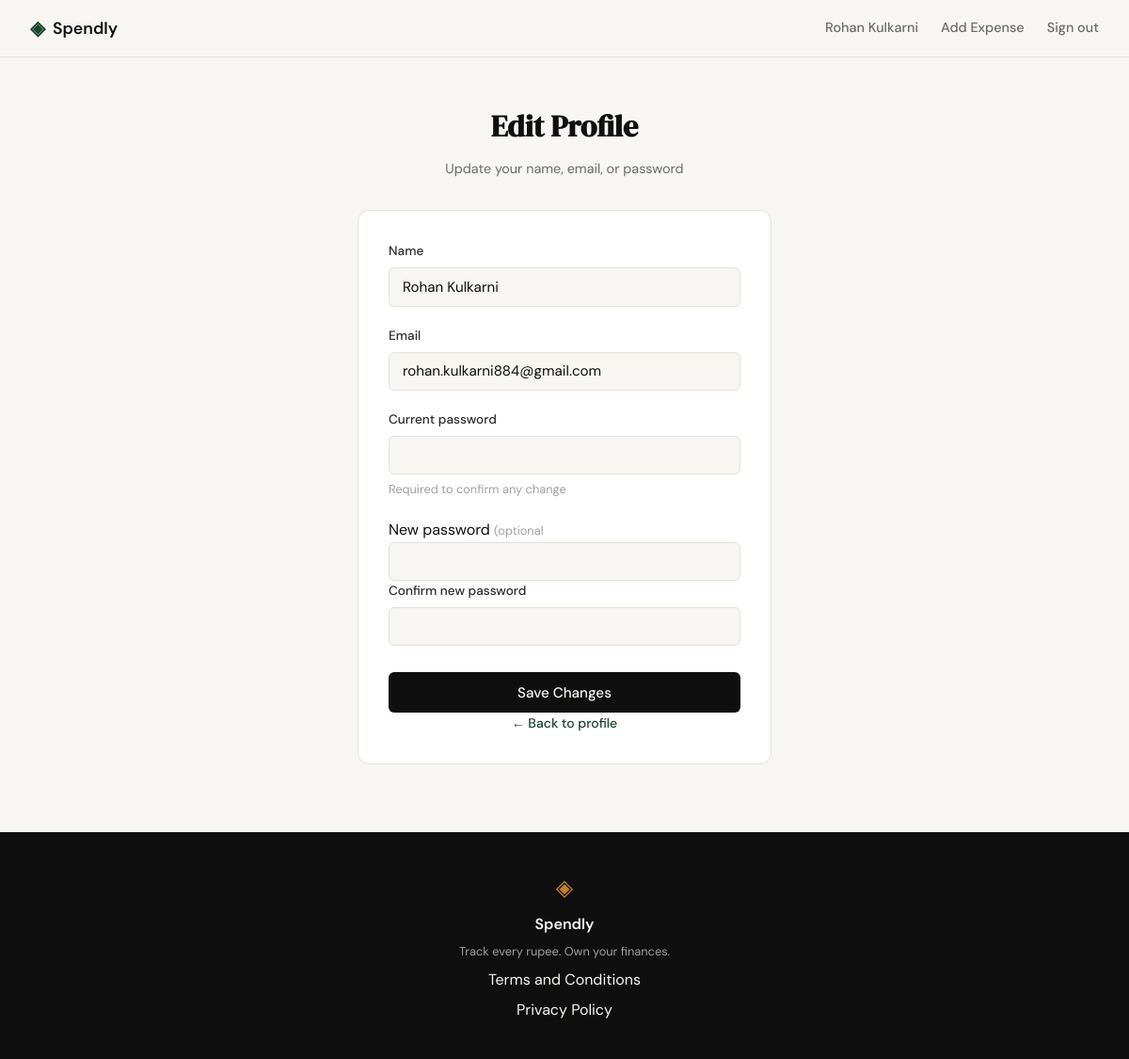
The app's page /profile/edit (signed in) with its own data.
### tables this page shows
CREATE TABLE users (
            id            INTEGER PRIMARY KEY AUTOINCREMENT,
            name          TEXT    NOT NULL,
            email         TEXT    UNIQUE NOT NULL,
            password_hash TEXT    NOT NULL,
            created_at    TEXT    DEFAULT (datetime('now'))
        );

### app.py (the view, shortened to what this page needs)
@app.route("/profile/edit", methods=["GET", "POST"])
def edit_profile():
    if not session.get("user_id"):
        return redirect(url_for("login"))
    uid = session["user_id"]
    user_row = get_user_row_by_id(uid)
    if user_row is None:
        session.clear()
        return redirect(url_for("login"))
    return render_template(
        "edit_profile.html",
        form={"name": user_row["name"], "email": user_row["email"]},
        want_password_change=False,
    )

### database/db.py (called while the page is built)
def get_db():
    conn = sqlite3.connect(DB_PATH)
    conn.row_factory = sqlite3.Row
    conn.execute("PRAGMA foreign_keys = ON")
    return conn

def get_user_row_by_id(user_id):
    conn = get_db()
    row = conn.execute(
        "SELECT id, name, email, password_hash FROM users WHERE id = ?",
        (user_id,),
    ).fetchone()
    conn.close()
    return row

### templates/edit_profile.html (shortened to what this page needs)
{% extends "base.html" %}
{% block head %}
<link rel="stylesheet" href="{{ url_for('static', filename='css/edit_profile.css') }}">
{% endblock %}
{% block content %}
<section class="auth-section">
    <div class="auth-container">
        <div class="auth-header">
            <h1 class="auth-title">Edit Profile</h1>
            <p class="auth-subtitle">Update your name, email, or password</p>
       </div>
        <div class="auth-card">
            <form action="{{ url_for('edit_profile') }}" method="POST" novalidate>
                <div class="form-group">
                    <label for="name">Name</label>
                    <input id="name" name="name" type="text" class="form-input"
                           value="{{ form.name }}" required maxlength="80"
                           autocomplete="name">
               </div>
                <div class="form-group">
                    <label for="email">Email</label>
                    <input id="email" name="email" type="email" class="form-input"
                           value="{{ form.email }}" required
                           autocomplete="email">
               </div>
                <div class="form-group">
                    <label for="current_password">Current password</label>
                    <input id="current_password" name="current_password"
                           type="password" class="form-input" required
                           autocomplete="current-password">
                    <small class="form-hint">Required to confirm any change</small>
               </div>
                <div class="form-divider</div>
                <div class="form-group">
                    <label for="new_password">
                        New password <span class="form-optional">(optional</span>
                   </label>
                    <input id="new_password" name="new_password"
                           type="password" class="form-input"
                           minlength="6" autocomplete="new-password">
               </div>
                <div class="form-group">
                    <label for="confirm_password">Confirm new password</label>
                    <input id="confirm_password" name="confirm_password"
                           type="password" class="form-input"
                           minlength="6" autocomplete="new-password">
               </div>
                <button type="submit" class="btn-submit">Save Changes</button>
                <div class="auth-switch">
                    <a href="{{ url_for('profile') }}">← Back to profile</a>
               </div>
           </form>
       </div>
   </div>
</section>
{% endblock %}

### templates/base.html (shortened to what this page needs)
<!DOCTYPE html>
<html lang="en">
<head>
    <link rel="stylesheet" href="{{ url_for('static', filename='css/style.css') }}">
    {% block head %}{% endblock %}
</head>
<body>
    <nav class="navbar">
        <div class="nav-inner">
            <a href="{{ url_for('landing') }}" class="nav-brand">
                <span class="brand-icon">◈</span>
                <span class="brand-name">Spendly</span>
            </a>
            <div class="nav-links">
                {% if session.user_id %}
                <a href="{{ url_for('profile') }}" class="nav-username">{{ session.user_name }}</a>
                <a href="{{ url_for('add_expense') }}">Add Expense</a>
                <a href="{{ url_for('logout') }}">Sign out</a>
                {% else %}
                <a href="{{ url_for('login') }}">Sign in</a>
                <a href="{{ url_for('register') }}" class="nav-cta">Get started</a>
                {% endif %}
            </div>
        </div>
    </nav>
    <main class="main-content">
        {% block content %}{% endblock %}
    </main>
    <footer class="footer">
        <div class="footer-inner">
            <span class="brand-icon">◈</span>
            <span class="footer-name">Spendly</span>
            <p class="footer-copy">Track every rupee. Own your finances.</p>
            <a href="/terms">Terms and Conditions</a>
            <a href="/privacy">Privacy Policy</a>
        </div>
    </footer>
</body>
</html>

### static/css/style.css (style rules this page uses)
:root { --ink: #0f0f0f; --ink-soft: #2d2d2d; --ink-muted: #6b6b6b; --ink-faint: #a0a0a0; --paper: #f7f6f3; --paper-warm: #f0ede6; --paper-card: #ffffff; --accent: #1a472a; --accent-light: #e8f0eb; --accent-2: #c17f24; --accent-2-light: #fdf3e3; --danger: #c0392b; --danger-light: #fdecea; --border: #e4e1da; --border-soft: #eeebe4; --font-display: 'DM Serif Display', Georgia, serif; --font-body: 'DM Sans', system-ui, sans-serif; --max-width: 1200px; --auth-width: 440px; --radius-sm: 6px; --radius-md: 12px; --radius-lg: 20px; }
*, *::before, *::after { box-sizing: border-box; margin: 0; padding: 0; }
html { font-size: 16px; scroll-behavior: smooth; }
body { background: var(--paper); color: var(--ink); font-family: var(--font-body); font-size: 1rem; line-height: 1.6; -webkit-font-smoothing: antialiased; }
a { color: inherit; text-decoration: none; }
.navbar { position: sticky; top: 0; z-index: 100; background: var(--paper); border-bottom: 1px solid var(--border); padding: 0 2rem; }
.nav-inner { max-width: var(--max-width); margin: 0 auto; height: 60px; display: flex; align-items: center; justify-content: space-between; }
.nav-brand { display: flex; align-items: center; gap: 0.5rem; font-family: var(--font-body); font-weight: 600; font-size: 1.1rem; color: var(--ink); }
.brand-icon { color: var(--accent); font-size: 1.3rem; }
.brand-name { color: var(--ink); }
.nav-links { display: flex; align-items: center; gap: 1.5rem; font-size: 0.9rem; font-weight: 500; }
.nav-links a { color: var(--ink-muted); transition: color 0.2s; }
.main-content { min-height: calc(100vh - 60px - 100px); }
.auth-section { min-height: calc(100vh - 60px - 100px); display: flex; align-items: center; justify-content: center; padding: 3rem 2rem; }
.auth-container { width: 100%; max-width: var(--auth-width); }
.auth-header { text-align: center; margin-bottom: 2rem; }
.auth-title { font-family: var(--font-display); font-size: 2rem; color: var(--ink); margin-bottom: 0.5rem; }
.auth-subtitle { font-size: 0.9rem; color: var(--ink-muted); }
.auth-card { background: var(--paper-card); border: 1px solid var(--border); border-radius: var(--radius-md); padding: 2rem; margin-bottom: 1.5rem; }
.form-group { margin-bottom: 1.25rem; }
.form-group label { display: block; font-size: 0.85rem; font-weight: 500; color: var(--ink-soft); margin-bottom: 0.4rem; }
.form-input { width: 100%; padding: 0.6rem 0.875rem; border: 1px solid var(--border); border-radius: var(--radius-sm); font-family: var(--font-body); font-size: 0.95rem; color: var(--ink); background: var(--paper); outline: none; transition: border-color 0.2s; }
.form-input::placeholder { color: var(--ink-faint); }
.form-optional { font-size: 0.8rem; color: var(--ink-faint); font-weight: 400; }
.btn-submit { width: 100%; padding: 0.7rem; background: var(--ink); color: var(--paper); border: none; border-radius: var(--radius-sm); font-family: var(--font-body); font-size: 0.95rem; font-weight: 500; cursor: pointer; transition: background 0.2s; margin-top: 0.5rem; }
.auth-switch { text-align: center; font-size: 0.875rem; color: var(--ink-muted); }
.auth-switch a { color: var(--accent); font-weight: 500; }
.footer { background: var(--ink); color: var(--paper); padding: 2.5rem 2rem; text-align: center; }
.footer-inner { display: flex; flex-direction: column; align-items: center; gap: 0.4rem; }
.footer .brand-icon { color: var(--accent-2); font-size: 1.5rem; }
.footer-name { font-weight: 600; font-size: 1rem; }
.footer-copy { font-size: 0.8rem; color: var(--ink-faint); }

### static/css/edit_profile.css (style rules this page uses)
.form-hint { display: block; margin-top: 0.35rem; font-size: 0.8rem; color: var(--ink-faint); }

### records on screen
users: user_name "Rohan Kulkarni", name "Rohan Kulkarni", email "rohan.kulkarni884@gmail.com"
